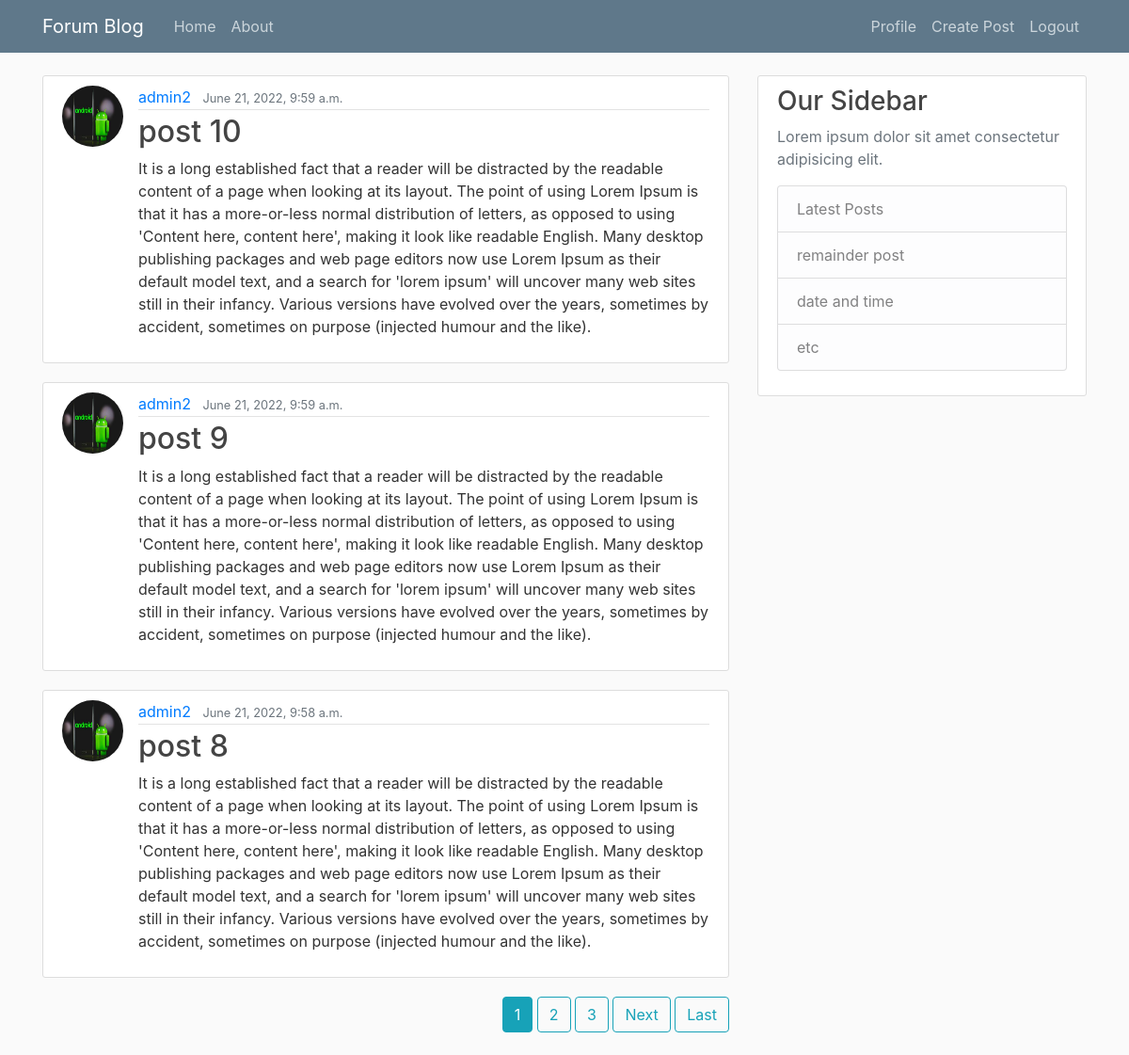
The app's page / (signed in) with its own data.
### blog/models.py (models this page shows, shortened)
class Post(models.Model):
    title =  models.CharField(max_length=1000, null=True, blank=True)
    content = models.TextField(null=True, blank=True)
    date_post = models.DateTimeField(auto_now_add=True,  null=True, blank=True)
    author = models.ForeignKey(User, on_delete=models.CASCADE,  null=True, blank=True)

### user/models.py (models this page shows, shortened)
class Profile(models.Model):
    user = models.OneToOneField(User, on_delete=models.CASCADE, null=True, blank=True)
    name = models.CharField(max_length=255, null = True, blank= False)
    about = models.CharField(max_length=1000, null = True, blank= False)
    location = models.CharField(max_length=255, null = True, blank= False)
    image = models.ImageField(default='nophoto.jpg', upload_to = 'avater/', null = True, blank= False)

### blog/views.py (the view)
# urls.py: path('', PostListView.as_view(), name='blog-home'),
class PostListView(ListView):
    model = Post
    template_name = 'blog/home.html'
    context_object_name = 'posts'
    ordering = ['-date_post']
    paginate_by = 3

### blog/templates/blog/home.html (shortened to what this page needs)
{% extends "blog/base.html" %}
{% block content %}
    {% for post in posts %}
    <article class="media content-section">
      <img class="rounded-circle article-img" src="{{ post.author.profile.image.url }}">
      <div class="media-body">
          <div class="article-metadata">
            <a class="mr-2" href="{% url 'user-posts' post.author.username %}">{{ post.author }}</a>
            <small class="text-muted">{{ post.date_post}}</small>
          </div>
          <h2><a class="article-title" href="{% url 'post-detail' post.id %}">{{ post.title }}</a></h2>
          <p class="article-content">{{ post.content }}</p>
        </div>
      </article>
    {% endfor %}
    <div class="float-right">
    {% if is_paginated %}
    {% for num in page_obj.paginator.page_range %}
      {% if page_obj.number == num %}
        <a class="btn btn-info mb-4" href="?page={{ num }}">{{ num }}</a>
      {% elif num > page_obj.number|add:'-3' and num < page_obj.number|add:'3' %}
        <a class="btn btn-outline-info mb-4" href="?page={{ num }}">{{ num }}</a>
      {% endif %}
    {% endfor %}
    {% if page_obj.has_next %}
      <a class="btn btn-outline-info mb-4" href="?page={{ page_obj.next_page_number }}">Next</a>
      <a class="btn btn-outline-info mb-4" href="?page={{ page_obj.paginator.num_pages }}">Last</a>
    {% endif %}
  {% endif %}
</div>
{% endblock content %}

### blog/static/blog/main.css (style rules this page uses)
body { background: #fafafa; color: #333333; margin-top: 5rem; }
h1, h2, h3, h4, h5, h6 { color: #444444; }
.content-section { background: #ffffff; padding: 10px 20px; border: 1px solid #dddddd; border-radius: 3px; margin-bottom: 20px; }
.article-title { color: #444444; }
.article-content { white-space: pre-line; }
.article-img { height: 65px; width: 65px; margin-right: 16px; }
.article-metadata { padding-bottom: 1px; margin-bottom: 4px; border-bottom: 1px solid #e3e3e3 }

### records on screen
Post: author.profile.image (picture), author "admin2", date_post "June 21, 2022, 9:59 a.m.", title "post 10", content "It is a long established fact that a reader will be distracted by the readable content of a page when looking at its layout. The point of using Lorem Ipsum is that it has a more-or-less normal distribution of letters, as opposed to using 'Content here, content here', making it look like readable English. Many desktop publishing packages and web page editors now use Lorem Ipsum as their default model text, and a search for 'lorem ipsum' will uncover many web sites still in their infancy. Various versions have evolved over the years, sometimes by accident, sometimes on purpose (injected humour and the like)."
Post: author.profile.image (picture), author "admin2", date_post "June 21, 2022, 9:59 a.m.", title "post 9", content "It is a long established fact that a reader will be distracted by the readable content of a page when looking at its layout. The point of using Lorem Ipsum is that it has a more-or-less normal distribution of letters, as opposed to using 'Content here, content here', making it look like readable English. Many desktop publishing packages and web page editors now use Lorem Ipsum as their default model text, and a search for 'lorem ipsum' will uncover many web sites still in their infancy. Various versions have evolved over the years, sometimes by accident, sometimes on purpose (injected humour and the like)."
Post: author.profile.image (picture), author "admin2", date_post "June 21, 2022, 9:58 a.m.", title "post 8", content "It is a long established fact that a reader will be distracted by the readable content of a page when looking at its layout. The point of using Lorem Ipsum is that it has a more-or-less normal distribution of letters, as opposed to using 'Content here, content here', making it look like readable English. Many desktop publishing packages and web page editors now use Lorem Ipsum as their default model text, and a search for 'lorem ipsum' will uncover many web sites still in their infancy. Various versions have evolved over the years, sometimes by accident, sometimes on purpose (injected humour and the like)."

### other values on screen
{{ num }} "1"
{{ num }} "2" "3"
